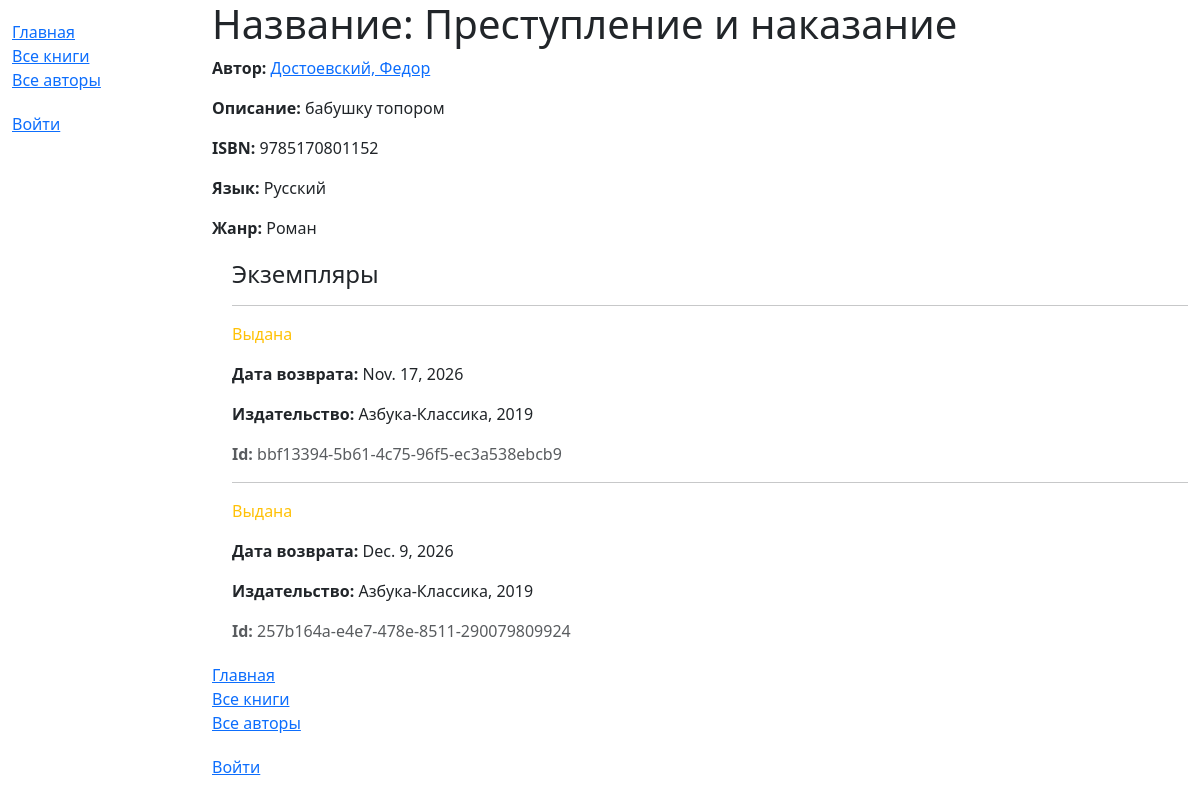
The page /catalog/book/1 on the database as committed earlier.
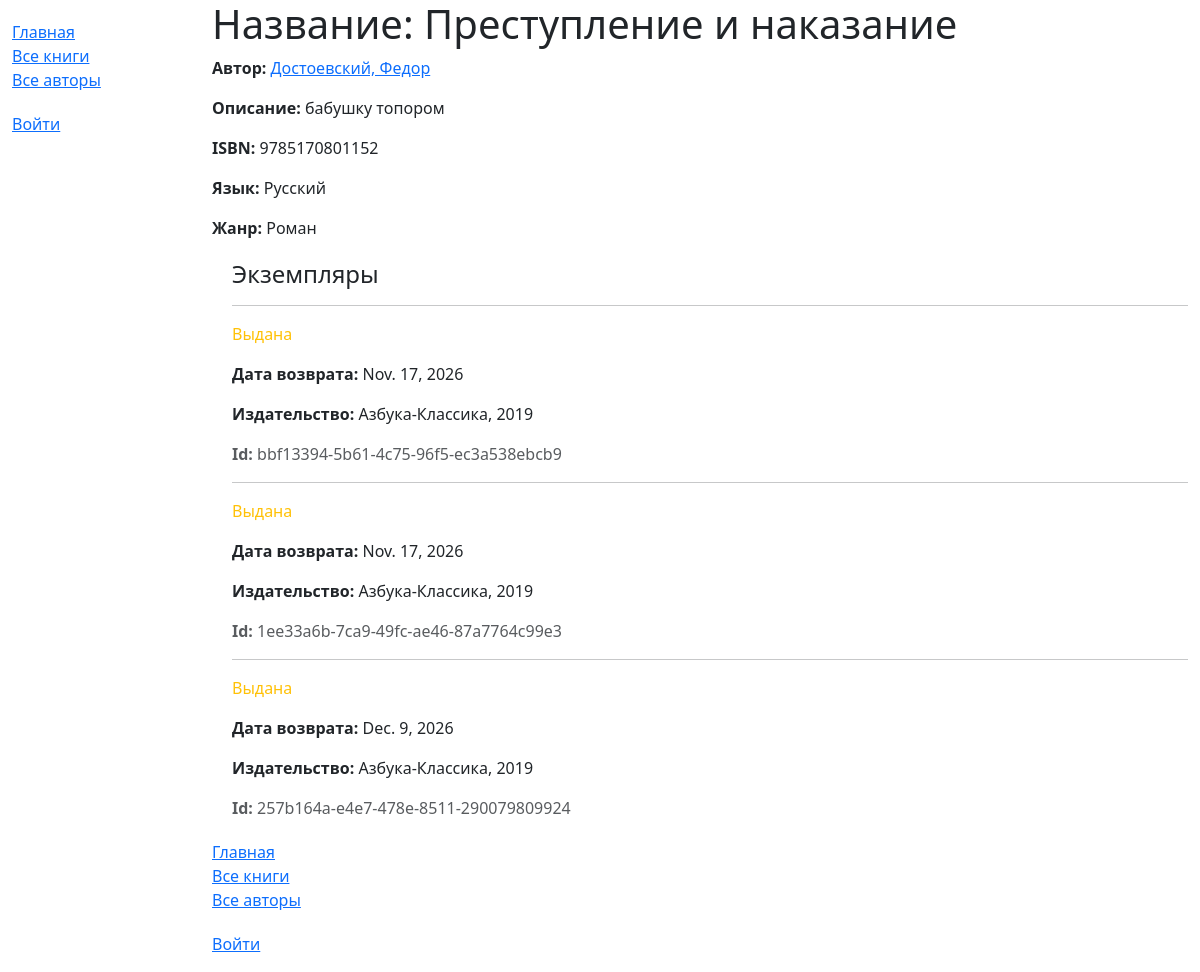
The same page on the database as committed later.
### catalog/models.py (models this page shows, shortened)
class BookInstance(models.Model):
    borrower = models.ForeignKey(User, on_delete=models.SET_NULL, null=True, blank=True)
    id = models.UUIDField(
        primary_key=True,
        default=uuid.uuid4,
        help_text='Уникальный ID для этой конкретной книги во всей библиотеке'
    )
    book = models.ForeignKey('Book', on_delete=models.RESTRICT, null=True)
    imprint = models.CharField(max_length=200)
    due_back = models.DateField(null=True, blank=True)
    LOAN_STATUS = (
        ('m', 'На обслуживании'),
        ('o', 'Выдана'),
        ('a', 'Доступна'),
        ('r', 'Зарезервирована'),
    )
    status = models.CharField(
        max_length=1,
        choices=LOAN_STATUS,
        blank=True,
        default='m',
        help_text='Доступность книги',
    )
    class Meta:
        ordering = ['due_back']
        permissions = (("can_mark_returned", "Set book as returned"),)

### catalog/views.py (the view)
# urls.py: path('book/<int:pk>', views.BookDetailView.as_view(), name='book-detail'),
class BookDetailView(generic.DetailView):
    model = Book

### catalog/models.py (called while the page is built)
    def __str__(self):
        return self.name

    def __str__(self):
        return self.name

    def get_absolute_url(self):
        return reverse('author-detail', args=[str(self.id)])

    def __str__(self):
        return f'{self.last_name}, {self.first_name}'

### catalog/templates/catalog/book_detail.html (shortened to what this page needs)
{% extends "base_generic.html" %}
{% block content %}
  <h1>Название: {{ book.title }}</h1>
  <p><strong>Автор:</strong> <a href="{{ book.author.get_absolute_url }}">{{ book.author }}</a></p>
  <p><strong>Описание:</strong> {{ book.summary }}</p>
  <p><strong>ISBN:</strong> {{ book.isbn }}</p>
  <p><strong>Язык:</strong> {{ book.language }}</p>
  <p><strong>Жанр:</strong> {{ book.genre.all|join:", " }}</p>
  <div style="margin-left:20px;margin-top:20px">
    <h4>Экземпляры</h4>
    {% for copy in book.bookinstance_set.all %}
      <hr>
      <p class="{% if copy.status == 'a' %}text-success{% elif copy.status == 'm' %}text-danger{% else %}text-warning{% endif %}">
        {{ copy.get_status_display }}
      </p>
      {% if copy.status != 'a' %}
        <p><strong>Дата возврата:</strong> {{ copy.due_back }}</p>
      {% endif %}
      <p><strong>Издательство:</strong> {{ copy.imprint }}</p>
      <p class="text-muted"><strong>Id:</strong> {{ copy.id }}</p>
    {% endfor %}
  </div>
{% block sidebar %}
  {{ block.super }}
{% endblock %}
{% endblock %}

Rows that differ between the two databases and show on the page:
added BookInstance: status "Выдана", due_back "Nov. 17, 2026", imprint "Азбука-Классика, 2019", id "1ee33a6b-7ca9-49fc-ae46-87a7764c99e3"
